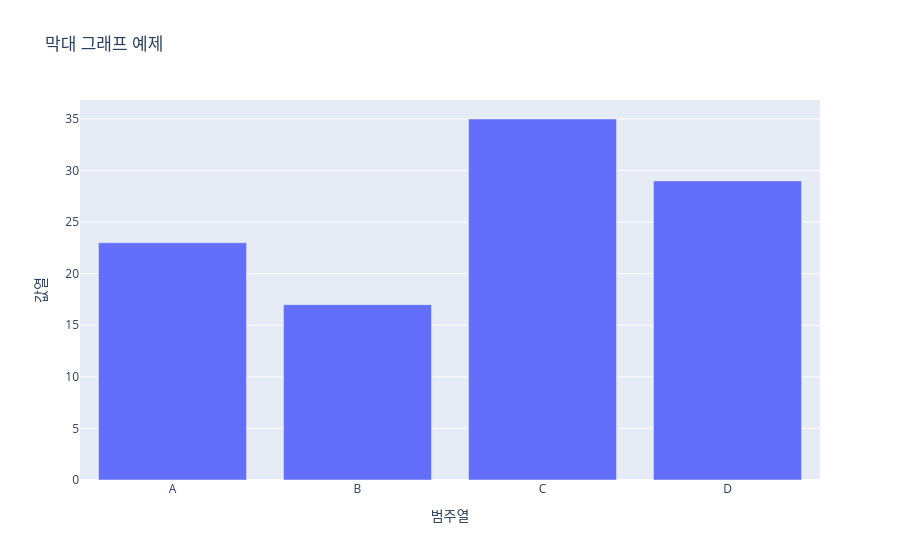

This figure's notebook cell:
### Code cell
import plotly.express as px
import pandas as pd

df = pd.DataFrame({
    "범주열": ["A", "B", "C", "D"],
    "값열": [23, 17, 35, 29]
})

fig = px.bar(
    df,
    x = "범주열",
    y = "값열",
    title = "막대 그래프 예제"
)

fig.show()

### Figure 1 — Plotly figure (JSON) as saved in the notebook; plotly's stock layout.template omitted (floating-point values rounded to 4 significant figures)
{"data": [{"alignmentgroup": "True", "hovertemplate": "범주열=%{x}<br>값열=%{y}<extra></extra>", "legendgroup": "", "marker": {"color": "#636efa", "pattern": {"shape": ""}}, "name": "", "offsetgroup": "", "orientation": "v", "showlegend": false, "textposition": "auto", "type": "bar", "x": ["A", "B", "C", "D"], "xaxis": "x", "y": [23, 17, 35, 29], "yaxis": "y"}], "layout": {"barmode": "relative", "legend": {"tracegroupgap": 0}, "title": {"text": "막대 그래프 예제"}, "xaxis": {"anchor": "y", "domain": [0, 1], "title": {"text": "범주열"}}, "yaxis": {"anchor": "x", "domain": [0, 1], "title": {"text": "값열"}}}}
